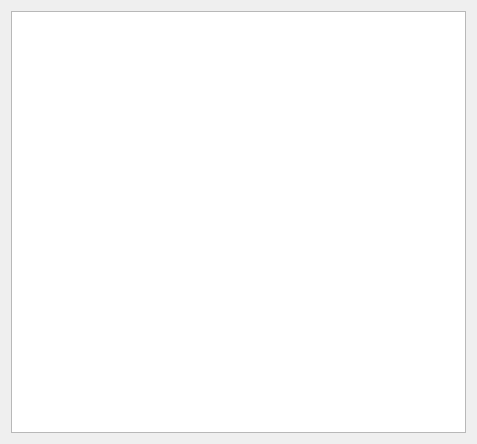
<?xml version="1.0" encoding="UTF-8"?>
<ui version="4.0">
 <class>Widget</class>
 <widget class="QWidget" name="Widget">
  <property name="geometry">
   <rect>
    <x>0</x>
    <y>0</y>
    <width>477</width>
    <height>444</height>
   </rect>
  </property>
  <property name="windowTitle">
   <string>Widget</string>
  </property>
  <layout class="QGridLayout" name="gridLayout">
   <item row="0" column="0">
    <widget class="KListWidget" name="listWidget">
     <property name="dragDropMode">
      <enum>QAbstractItemView::DragDrop</enum>
     </property>
    </widget>
   </item>
  </layout>
 </widget>
 <customwidgets>
  <customwidget>
   <class>KListWidget</class>
   <extends>QListWidget</extends>
   <header>KListWidget.h</header>
  </customwidget>
 </customwidgets>
 <resources/>
 <connections/>
</ui>
